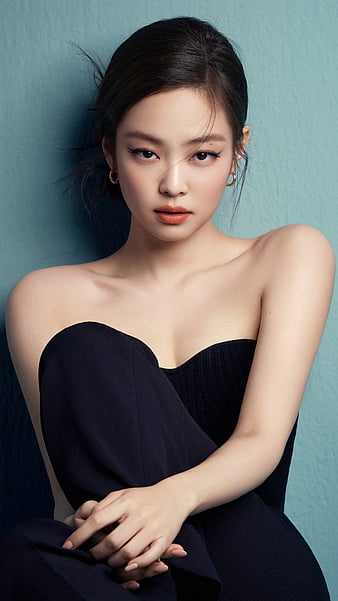
#> input picture jen.jpg, 338 x 601 px, given in place of isha.jpg, which was not available
$ python main.py
#> lines starting #> are read from the running program, lines starting #| are printed output that depends on the picture; after the words box and inside, x2 and y2 are one past the last pixel; in counts of white or black regions, pixels touching at a corner belong together; pictures that were not available may be replaced by others from this repository, and a replacement may not be noted
import cv2
import numpy as np

def cartoonize_image(image_path, output_path, resize_factor=0.2):
    # Read the image
#> called with image_path = 'isha.jpg', output_path = 'output_cartoon.jpg', resize_factor = 0.2
    img = cv2.imread(image_path)
#> img is the input picture: shape (601, 338, 3); mean B, G, R 104.5, 105.6, 105.5

    # Resize the image
    height, width, _ = img.shape
#> height = 601; width = 338
    new_height = int(height * resize_factor)
#> new_height = 120
    new_width = int(width * resize_factor)
#> new_width = 67
    resized_img = cv2.resize(img, (new_width, new_height))
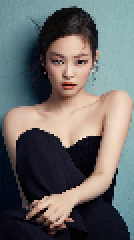
#> resized_img: shape (120, 67, 3) (shown 2 times larger); mean B, G, R 104.4, 105.6, 105.4

    # Convert the resized image to grayscale
    gray = cv2.cvtColor(resized_img, cv2.COLOR_BGR2GRAY)
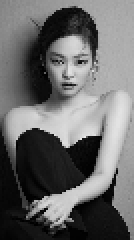
#> gray: shape (120, 67) (shown 2 times larger); min 0, max 233, mean 105.4

    # Apply a bilateral filter to reduce noise while keeping edges sharp
    smooth = cv2.bilateralFilter(gray, 9, 300, 300)
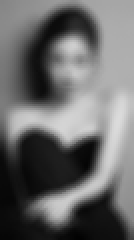
#> smooth: shape (120, 67) (shown 2 times larger); min 2, max 219, mean 105.4

    # Create an edge mask using adaptive thresholding
    edges = cv2.adaptiveThreshold(smooth, 255, cv2.ADAPTIVE_THRESH_MEAN_C, cv2.THRESH_BINARY, 9, 2)
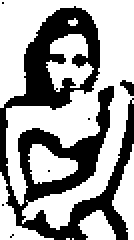
#> edges: shape (120, 67) (shown 2 times larger); 62.8% white; 7 black regions (5 under 20 px), largest, box (x1, y1, x2, y2) and area: (0, 3, 67, 120) 2951, (60, 40, 67, 48) 32

    # Combine the smoothed image and the edge mask to create a cartoon effect
    cartoon = cv2.bitwise_and(resized_img, resized_img, mask=edges)
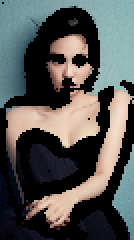
#> cartoon: shape (120, 67, 3) (shown 2 times larger); mean B, G, R 83.9, 86.4, 85.4

    # Display the original and cartoonized images
    #cv2.imshow('Original Image', resized_img)
    cv2.imshow('Cartoonized Image', cartoon)
    cv2.waitKey(0)
    cv2.destroyAllWindows()

    # Save the cartoonized image
    cv2.imwrite(output_path, cartoon)

# Replace 'path/to/your/image.jpg' with the actual path to your image file
# Replace 'path/to/your/output_cartoon.jpg' with the desired output path for the cartoonized image
cartoonize_image('isha.jpg', 'output_cartoon.jpg')
